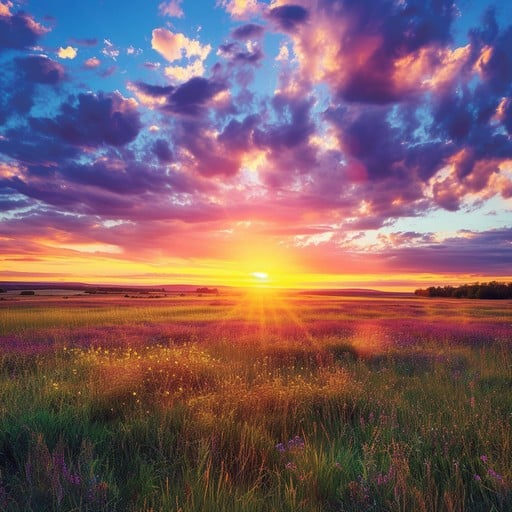
#> input picture data/sunset.jpg, 512 x 512 px
$ python -i watercolorize.py   (imports and definitions only)
#> lines starting #> are read from the running program, lines starting #| are printed output that depends on the picture; after the words box and inside, x2 and y2 are one past the last pixel; in counts of white or black regions, pixels touching at a corner belong together
#> further down, picture is the input picture: PIL image 512x512 RGB; mean R, G, B 124.6, 94.2, 103.6
"""Top-level `watercolorize()` callable.

Pragmatic v1: pigment-cluster separation + gaussian bleed + edge
darkening + procedural paper texture. Runs in seconds, not minutes.
The heavy physics simulation lives in ``src/simulation/`` for research
work; this module is the production API siblings call into.
"""

from __future__ import annotations

from typing import Union

import numpy as np
from PIL import Image
from scipy.ndimage import gaussian_filter
from sklearn.cluster import KMeans


def _procedural_paper(shape, scale, strength, rng):
    h, w = shape
    noise = rng.normal(0.0, 1.0, size=(h, w))
    fine = gaussian_filter(noise, sigma=scale / 8.0)
    coarse = gaussian_filter(noise, sigma=scale)
    field = 0.7 * fine + 0.3 * coarse
    field = (field - field.min()) / (field.max() - field.min() + 1e-8)
    return 1.0 - strength * (1.0 - field)


def _edge_darken(mask, intensity):
    blurred = gaussian_filter(mask.astype(np.float32), sigma=3.0)
    edge = np.clip(mask.astype(np.float32) - blurred, 0.0, 1.0)
    return 1.0 - intensity * edge


def watercolorize_array(
    image: np.ndarray,
    n_pigments: int = 6,
    bleed: float = 2.5,
    edge_darkness: float = 0.35,
    paper_strength: float = 0.1,
    paper_scale: float = 40.0,
    seed: int = 0,
) -> np.ndarray:
    """Input/output: uint8 RGB ``(H, W, 3)`` numpy array."""
#> called with n_pigments = 6, bleed = 2.5, edge_darkness = 0.35, paper_strength = 0.1, paper_scale = 40, seed = 0
    rgb = image.astype(np.float32)
    h, w, _ = rgb.shape
#> h = 512; w = 512
    km = KMeans(n_clusters=n_pigments, n_init=3, random_state=seed).fit(rgb.reshape(-1, 3))
    labels = km.labels_.reshape(h, w)
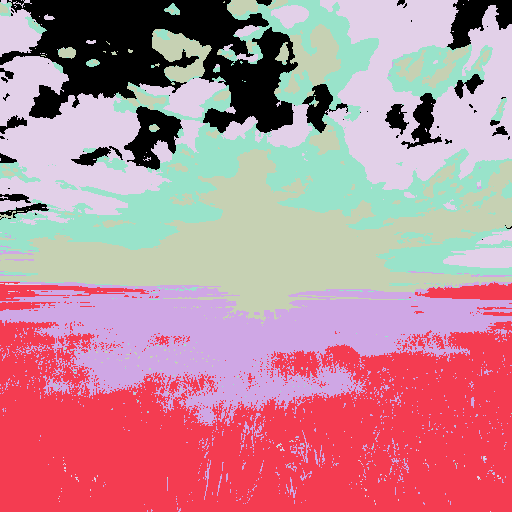
#> labels: shape (512, 512) int32; 6 distinct labels, from 0 to 5; one colour per label, 0 black
    palette = km.cluster_centers_
#> palette = [[92.69, 136.1, 196.8], [64.11, 50.27, 38.86], [155.8, 76.87, 52.43], [237.7, 178.4, 137.1], [76.45, 68.73, 136], [167.8, 103.1, 142.3]]

    canvas = np.ones_like(rgb) * 255.0
    for idx in range(n_pigments):
        mask = (labels == idx).astype(np.float32)
        if mask.sum() == 0:
            continue
        soft = np.clip(gaussian_filter(mask, sigma=bleed), 0.0, 1.0)
        darkened = _edge_darken(mask, edge_darkness)
        layer = palette[idx][None, None, :] * darkened[..., None]
        alpha = soft[..., None]
        canvas = canvas * (1.0 - alpha) + layer * alpha
#> this loop made 6 passes
#> pass 1, in watercolorize_array, `mask = (labels == idx).astype(np.float32)`:
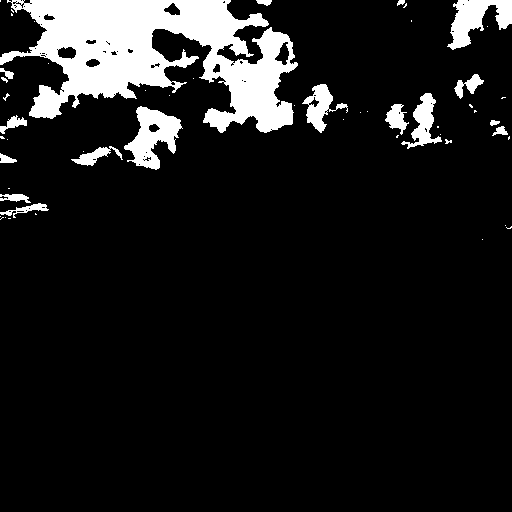
#> mask: shape (512, 512) float32; values 0 (black) and 1 (white), 10.7% white; 54 white regions (35 under 20 px), largest, box (x1, y1, x2, y2) and area: (0, 0, 298, 133) 20537, (124, 106, 183, 170) 1884, (447, 0, 512, 50) 1660
#> pass 1, in watercolorize_array, `soft = np.clip(gaussian_filter(mask, sigma=bleed), 0.0, 1.0)`:
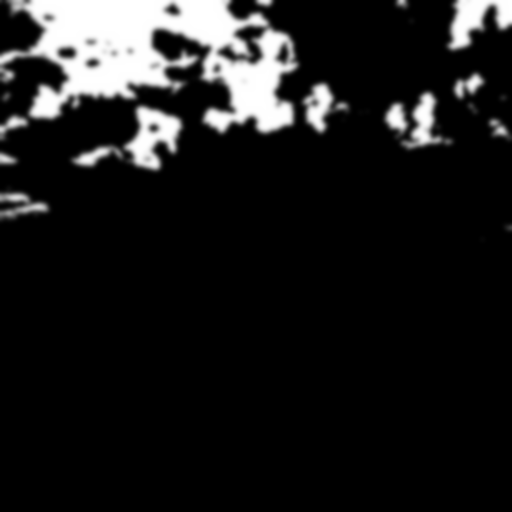
#> soft: shape (512, 512) float32; min 0, max 1, mean 0.107
#> pass 1, in _edge_darken, `edge = np.clip(mask.astype(np.float32) - blurred, 0.0, 1.0)`:
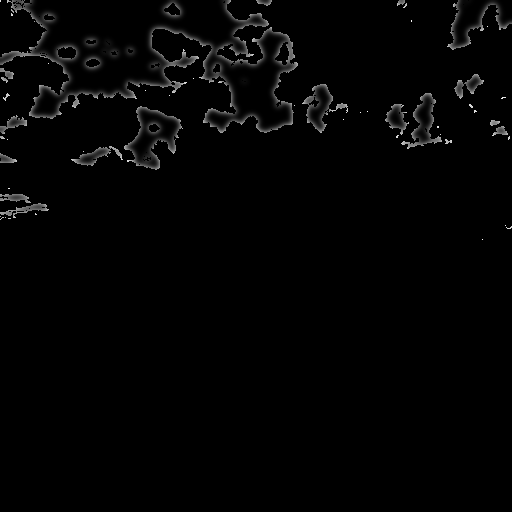
#> edge: shape (512, 512) float32; min 0, max 0.982, mean 0.0152
#> after the loop:
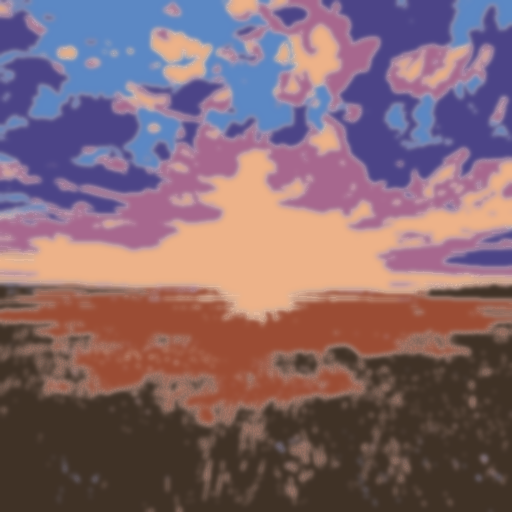
#> canvas: shape (512, 512, 3) float32; mean of channels 0, 1, 2 131.5, 103.1, 111.5; drawn as R, G, B
#> after the loop:
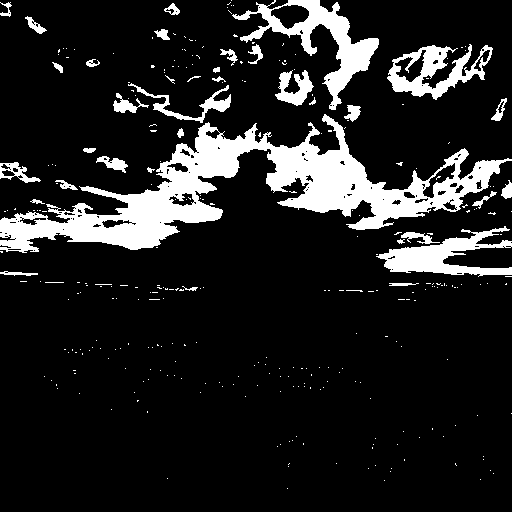
#> mask: shape (512, 512) float32; values 0 (black) and 1 (white), 13.3% white; 314 white regions (278 under 20 px), largest, box (x1, y1, x2, y2) and area: (0, 114, 512, 253) 20487, (232, 0, 379, 110) 3935, (376, 226, 512, 277) 2871

    rng = np.random.default_rng(seed)
    paper = _procedural_paper((h, w), paper_scale, paper_strength, rng)
    canvas = canvas * paper[..., None]
    return np.clip(canvas, 0, 255).astype(np.uint8)


def watercolorize(image: Union[Image.Image, np.ndarray], **params) -> Image.Image:
    """Convenience: accepts PIL or numpy, returns a PIL ``RGB`` image."""
    if isinstance(image, Image.Image):
        arr = np.array(image.convert("RGB"))
    else:
        arr = np.asarray(image)
        if arr.ndim == 2:
            arr = np.stack([arr] * 3, axis=-1)
        if arr.shape[-1] == 4:
            arr = arr[..., :3]
    out = watercolorize_array(arr, **params)
    return Image.fromarray(out, mode="RGB")

>>> from PIL import Image
>>> picture = Image.open('../../data/sunset.jpg')
>>> result = watercolorize(picture)
